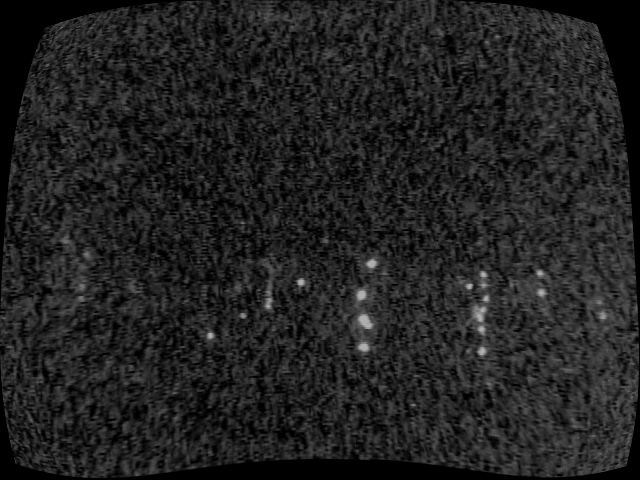
#> input picture Undistortionresult.png, 640 x 480 px, found by its file name
$ python denoisetest.py   (Python 2 division)
#> lines starting #> are read from the running program, lines starting #| are printed output that depends on the picture; long printed decimals are rounded
#!/usr/bin/env python

import numpy as np
import cv2
from matplotlib import pyplot as plt
import matplotlib.image as mpimg

a=70.0	#a is lowest pixel value to keep. below a = 0
b=185.0	#b is highest pixel value. above b = 255
c=0.0	#c is lowest final pixel value
d=255.0	#d is highest final pixel value

img = cv2.imread('Undistortionresult.png')
#> img is the input picture: shape (480, 640, 3); min 0, max 182, mean 33.8
img2 = cv2.imread('Undistortionresult2.png')
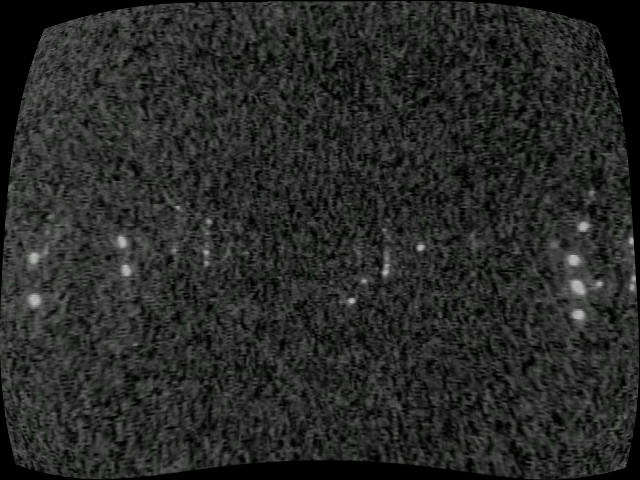
#> input picture Undistortionresult2.png, 640 x 480 px, found by its file name
#> img2 is the input picture: shape (480, 640, 3); mean B, G, R 40.1, 40.8, 40.3

##replace all values > 185 with 255 now transformed
#img[img > 185] = 255
#img2[img2 > 185] = 255
##replace all values < 70 with 0
#img[img < 70] = 0
#img2[img2 < 70] = 0

#linear transform numbers in between ranges
img=(img-a)/(b-img)*(d-c)+c
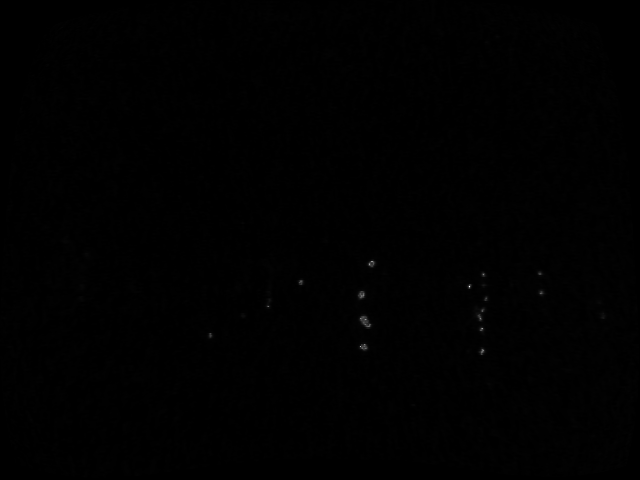
#> img: shape (480, 640, 3) float64; min -96.49, max 9520, mean -54.7; drawn with min black and max white
#img=np.rint(img)
#img[img > 254] = 255
#img[img < 1] = 0


#finds maximum value of pixel level in each image
imgmax = np.amax(img.ravel())
#> imgmax = 9520
imgmin = np.amin(img.ravel())
#> imgmin = -96.49
img2max = np.amax(img2.ravel())
#> img2max = 188

print imgmin
#| -96.486
print imgmax
#| 9520.0


# Denoising
#dst = cv2.fastNlMeansDenoisingColored(img,None,10,10,7,21)


plt.subplot(221),plt.imshow(img)
plt.subplot(222),plt.hist(img.ravel(),256,[0,256])
plt.subplot(223),plt.imshow(img2)
plt.subplot(224),plt.hist(img2.ravel(),256,[0,256])
plt.show()
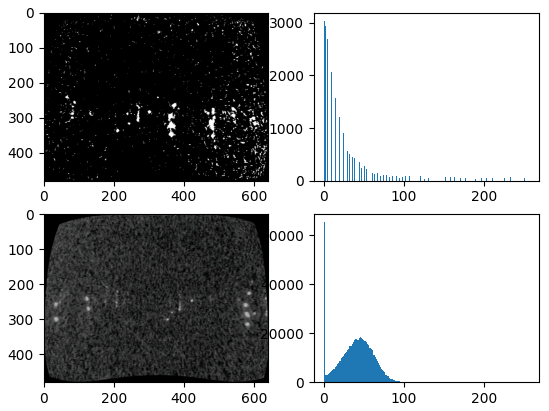
#> figure drawn by matplotlib, 4 panels; B, G, R data is drawn as R, G, B; panel 2: tallest bar 3042 high, from x = 0 to 1; panel 4: tallest bar 65415 high, from x = 0 to 1


# [9 lines of commented-out code are left out]
